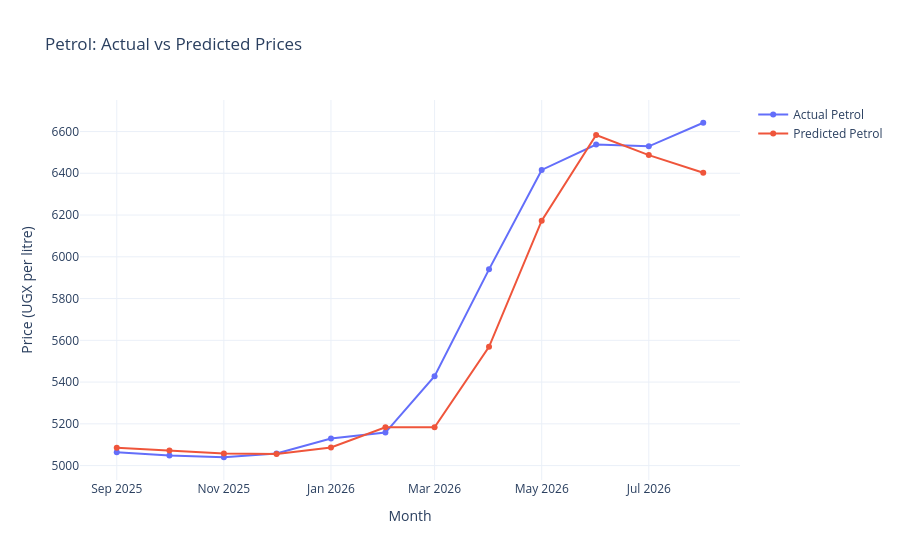
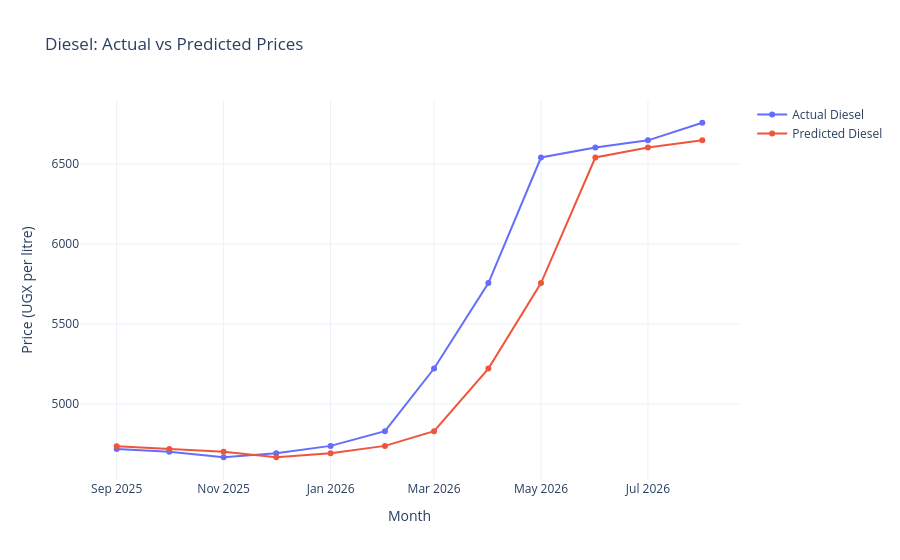

These figures' notebook cell, in order:
### Code cell
# Prepare actual vs predicted test results

required_names = {
    "petrol_test",
    "diesel_test",
    "y_test_petrol",
    "y_test_diesel",
    "petrol_momentum_predictions",
    "diesel_persistence_predictions",
}
missing_names = sorted(name for name in required_names if name not in globals())
if missing_names:
    raise RuntimeError(
        "Run the model preparation, train/test split, and final model cells "
        "before this chart cell. Missing: " + ", ".join(missing_names)
    )

if not (
    len(petrol_test) == len(y_test_petrol) == len(petrol_momentum_predictions)
    and len(diesel_test) == len(y_test_diesel) == len(diesel_persistence_predictions)
):
    raise ValueError("Test rows, actual values, and predictions must have matching lengths.")

test_predictions = pd.DataFrame({
    "Month": petrol_test["month"].values,
    "Actual_Petrol": y_test_petrol.values,
    "Predicted_Petrol": petrol_momentum_predictions,
    "Actual_Diesel": y_test_diesel.values,
    "Predicted_Diesel": diesel_persistence_predictions
})

test_predictions["Month"] = pd.to_datetime(
    test_predictions["Month"]
)

# Petrol comparison
fig = go.Figure()

fig.add_trace(go.Scatter(
    x=test_predictions["Month"],
    y=test_predictions["Actual_Petrol"],
    mode="lines+markers",
    name="Actual Petrol"
))

fig.add_trace(go.Scatter(
    x=test_predictions["Month"],
    y=test_predictions["Predicted_Petrol"],
    mode="lines+markers",
    name="Predicted Petrol"
))

fig.update_layout(
    title="Petrol: Actual vs Predicted Prices",
    xaxis_title="Month",
    yaxis_title="Price (UGX per litre)",
    template="plotly_white"
)

fig.show()


# Diesel comparison
fig = go.Figure()

fig.add_trace(go.Scatter(
    x=test_predictions["Month"],
    y=test_predictions["Actual_Diesel"],
    mode="lines+markers",
    name="Actual Diesel"
))

fig.add_trace(go.Scatter(
    x=test_predictions["Month"],
    y=test_predictions["Predicted_Diesel"],
    mode="lines+markers",
    name="Predicted Diesel"
))

fig.update_layout(
    title="Diesel: Actual vs Predicted Prices",
    xaxis_title="Month",
    yaxis_title="Price (UGX per litre)",
    template="plotly_white"
)

fig.show()

### Figure 1 — Plotly figure (JSON) as saved in the notebook; plotly's stock layout.template omitted (floating-point values rounded to 4 significant figures)
{"data": [{"mode": "lines+markers", "name": "Actual Petrol", "type": "scatter", "x": ["2025-09-01T00:00:00.000000", "2025-10-01T00:00:00.000000", "2025-11-01T00:00:00.000000", "2025-12-01T00:00:00.000000", "2026-01-01T00:00:00.000000", "2026-02-01T00:00:00.000000", "2026-03-01T00:00:00.000000", "2026-04-01T00:00:00.000000", "2026-05-01T00:00:00.000000", "2026-06-01T00:00:00.000000", "2026-07-01T00:00:00.000000", "2026-08-01T00:00:00.000000"], "y": [5064.0, 5048.0, 5040.0, 5058.0, 5130.0, 5158.0, 5428.0, 5940.0, 6416.0, 6538.0, 6529.0, 6642.0]}, {"mode": "lines+markers", "name": "Predicted Petrol", "type": "scatter", "x": ["2025-09-01T00:00:00.000000", "2025-10-01T00:00:00.000000", "2025-11-01T00:00:00.000000", "2025-12-01T00:00:00.000000", "2026-01-01T00:00:00.000000", "2026-02-01T00:00:00.000000", "2026-03-01T00:00:00.000000", "2026-04-01T00:00:00.000000", "2026-05-01T00:00:00.000000", "2026-06-01T00:00:00.000000", "2026-07-01T00:00:00.000000", "2026-08-01T00:00:00.000000"], "y": [5085.0, 5072.0, 5058.0, 5055.0, 5087.0, 5183.0, 5183.0, 5569.0, 6173.0, 6583.0, 6487.0, 6403.0]}], "layout": {"title": {"text": "Petrol: Actual vs Predicted Prices"}, "xaxis": {"title": {"text": "Month"}}, "yaxis": {"title": {"text": "Price (UGX per litre)"}}}}

### Figure 2 — Plotly figure (JSON) as saved in the notebook; plotly's stock layout.template omitted (floating-point values rounded to 4 significant figures)
{"data": [{"mode": "lines+markers", "name": "Actual Diesel", "type": "scatter", "x": ["2025-09-01T00:00:00.000000", "2025-10-01T00:00:00.000000", "2025-11-01T00:00:00.000000", "2025-12-01T00:00:00.000000", "2026-01-01T00:00:00.000000", "2026-02-01T00:00:00.000000", "2026-03-01T00:00:00.000000", "2026-04-01T00:00:00.000000", "2026-05-01T00:00:00.000000", "2026-06-01T00:00:00.000000", "2026-07-01T00:00:00.000000", "2026-08-01T00:00:00.000000"], "y": [4719.0, 4702.0, 4668.0, 4693.0, 4739.0, 4831.0, 5222.0, 5756.0, 6540.0, 6603.0, 6647.0, 6757.0]}, {"mode": "lines+markers", "name": "Predicted Diesel", "type": "scatter", "x": ["2025-09-01T00:00:00.000000", "2025-10-01T00:00:00.000000", "2025-11-01T00:00:00.000000", "2025-12-01T00:00:00.000000", "2026-01-01T00:00:00.000000", "2026-02-01T00:00:00.000000", "2026-03-01T00:00:00.000000", "2026-04-01T00:00:00.000000", "2026-05-01T00:00:00.000000", "2026-06-01T00:00:00.000000", "2026-07-01T00:00:00.000000", "2026-08-01T00:00:00.000000"], "y": [4736.0, 4719.0, 4702.0, 4668.0, 4693.0, 4739.0, 4831.0, 5222.0, 5756.0, 6540.0, 6603.0, 6647.0]}], "layout": {"title": {"text": "Diesel: Actual vs Predicted Prices"}, "xaxis": {"title": {"text": "Month"}}, "yaxis": {"title": {"text": "Price (UGX per litre)"}}}}
